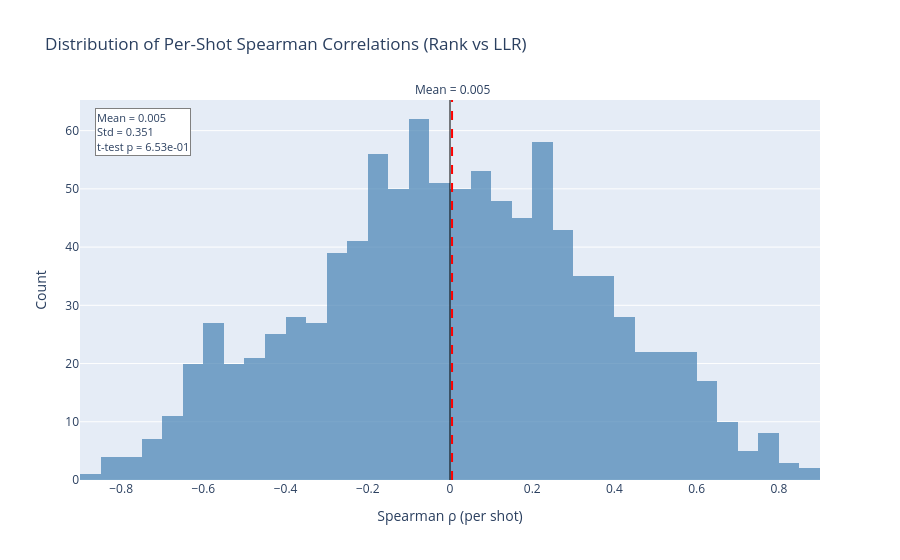

Notebook code for this chart:
### Code cell
# ==============================================================================
# Histogram of Per-Shot Correlations
# ==============================================================================

fig = go.Figure()

# Histogram of per-shot Spearman correlations
fig.add_trace(go.Histogram(
    x=valid_correlations,
    nbinsx=50,
    name="Per-shot ρ",
    marker_color="steelblue",
    opacity=0.7,
))

# Add vertical line at mean
fig.add_vline(
    x=mean_rho,
    line_dash="dash",
    line_color="red",
    annotation_text=f"Mean = {mean_rho:.3f}",
    annotation_position="top",
)

# Add vertical line at 0
fig.add_vline(
    x=0,
    line_dash="solid",
    line_color="black",
    line_width=1,
)

fig.update_layout(
    title="Distribution of Per-Shot Spearman Correlations (Rank vs LLR)",
    xaxis_title="Spearman ρ (per shot)",
    yaxis_title="Count",
    showlegend=False,
)

# Add annotation with statistics
fig.add_annotation(
    text=f"Mean = {mean_rho:.3f}<br>Std = {std_rho:.3f}<br>t-test p = {t_pval:.2e}",
    xref="paper", yref="paper",
    x=0.02, y=0.98,
    showarrow=False,
    font=dict(size=11),
    bgcolor="white",
    bordercolor="gray",
    borderwidth=1,
    align="left",
)

fig.show()

### Figure 1 — Plotly figure (JSON) as saved in the notebook; plotly's stock layout.template omitted (floating-point values rounded to 4 significant figures; data arrays with more than 128 entries replaced by an {"elided": "..."} marker saying what was removed)
{"data": [{"marker": {"color": "steelblue"}, "name": "Per-shot ρ", "nbinsx": 50, "opacity": 0.7, "type": "histogram", "x": {"elided": "1000 float values"}}], "layout": {"annotations": [{"showarrow": false, "text": "Mean = 0.005", "x": 0.004994, "xanchor": "center", "xref": "x", "y": 1, "yanchor": "bottom", "yref": "y domain"}, {"align": "left", "bgcolor": "white", "bordercolor": "gray", "borderwidth": 1, "font": {"size": 11}, "showarrow": false, "text": "Mean = 0.005<br>Std = 0.351<br>t-test p = 6.53e-01", "x": 0.02, "xref": "paper", "y": 0.98, "yref": "paper"}], "shapes": [{"line": {"color": "red", "dash": "dash"}, "type": "line", "x0": 0.004994, "x1": 0.004994, "xref": "x", "y0": 0, "y1": 1, "yref": "y domain"}, {"line": {"color": "black", "dash": "solid", "width": 1}, "type": "line", "x0": 0, "x1": 0, "xref": "x", "y0": 0, "y1": 1, "yref": "y domain"}], "showlegend": false, "title": {"text": "Distribution of Per-Shot Spearman Correlations (Rank vs LLR)"}, "xaxis": {"title": {"text": "Spearman ρ (per shot)"}}, "yaxis": {"title": {"text": "Count"}}}}
